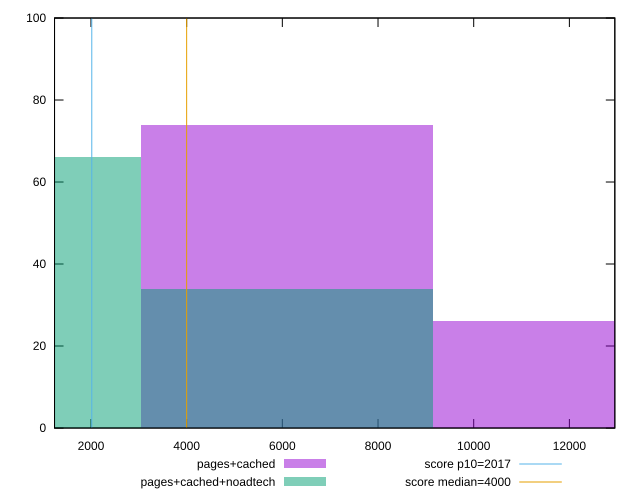

Here is the gnuplot script that generated this plot:
reset

$pagesCached <<EOF
6101.999063231835 74
12203.99812646367 26
EOF

$pagesCachedNoadtech <<EOF
0 66
6101.999063231835 34
EOF

set key outside below
set boxwidth 6101.999063231835
set xrange [1238.2920000000001:12949.835999999992]
set yrange [0:100]
set trange [0:100]
set style fill transparent solid 0.5 noborder

set parametric
set terminal svg size 640, 500 enhanced background rgb 'white'
set output "report_00013_2021-02-09T12-04-24.940Z/mainthread-work-breakdown/comparison/histogram/1_vs_2.svg"

plot $pagesCached title "pages+cached" with boxes, \
     $pagesCachedNoadtech title "pages+cached+noadtech" with boxes, \
     2017,t title "score p10=2017", \
     4000,t title "score median=4000"

reset
